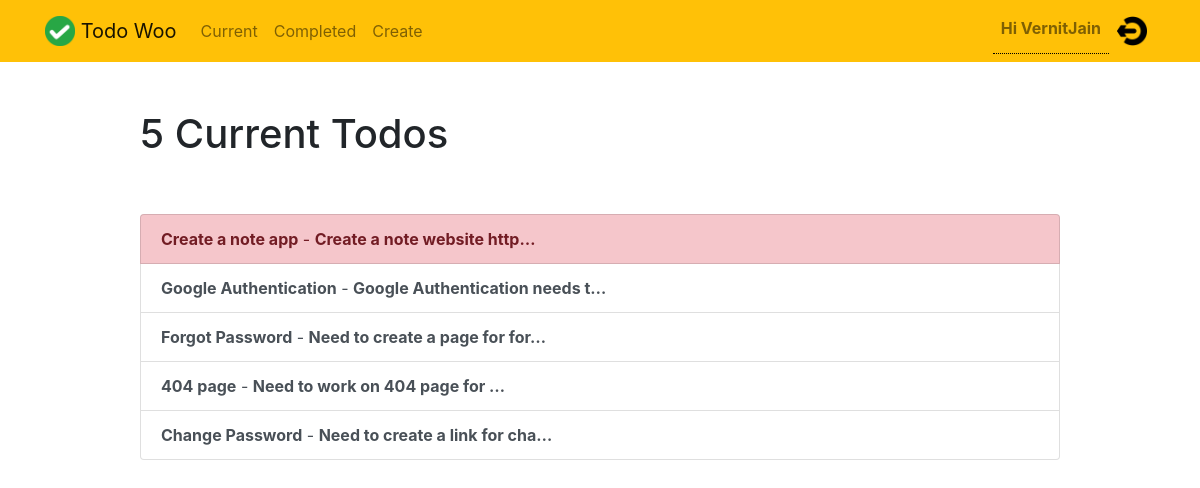
Page /todowoo/current/ (signed in) on the earlier database version.
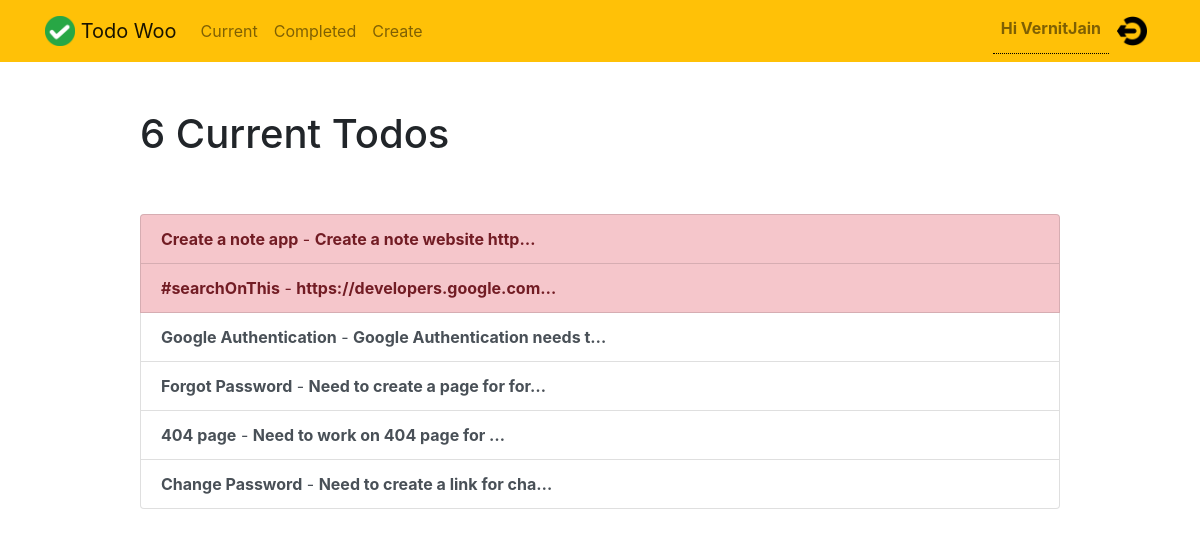
Same page on the later database version.
### todowoo/models.py (models this page shows, shortened)
class Todo(models.Model):
    title= models.CharField(max_length=100)
    memo = models.TextField(blank=True)
    created = models.DateTimeField(auto_now_add=True)
    datecompleted=models.DateTimeField(null=True, blank=True)
    important = models.BooleanField(default=False)
    user = models.ForeignKey(User, on_delete=models.CASCADE)
    deleteTodoOrNot = models.BooleanField(default=False)

### todowoo/views.py (the view)
# urls.py: path('current/', views.currenttodos, name='currenttodos'),
def currenttodos(request):
    todos = Todo.objects.filter(user = request.user, datecompleted__isnull = True, deleteTodoOrNot = False)
    return render(request, 'todowoo/currenttodos.html',{'todos': todos})

### todowoo/templates/todowoo/currenttodos.html
{% extends "todowoo/base.html" %}
{% block content %}
    <div class="row justify-content-center mt-5">
        <div class="col-md-10">
            {% if todos %}
                 <h1>{{ todos.count }} Current Todo{{ todos.count|pluralize }}</h1>
            {% else %}
                           <h1>Current Todos</h1>
            {% endif %}
        </div>
    </div>
    <div class="row justify-content-center mt-5">
        <div class="col-md-10">
        {% if todos %}
            <div class="list-group">
                {% for todo in todos %}
                  {% if todo.important %}
                    <a href="{% url 'todowoo:viewtodo' todo.id %}" class="list-group-item list-group-item-action list-group-item-danger"><b>{{ todo.title }}</b>{% if todo.memo %} - <b>{{ todo.memo|truncatechars:30 }}</b>{% endif %}</a>
                  {% endif %}
                {% endfor %}
                {% for todo in todos %}
                  {% if not todo.important %}
                    <a href="{% url 'todowoo:viewtodo' todo.id %}" class="list-group-item list-group-item-action"><b>{{ todo.title }}</b>{% if todo.memo %} - <b>{{ todo.memo|truncatechars:30 }}</b>{% endif %}</a>
                  {% endif %}
                {% endfor %}
            </div>
        {% else %}
            <div class="text-center">
                <h2>Looks like you don't have any todos! Nice work.</h2>
            <br>
            <a role="button" class="btn btn-primary" href="{% url 'todowoo:createtodo' %}">New Todo</a>
            </div>
        {% endif %}
        </div>
    </div>
{% endblock %}

Differences in the rows shown:
added Todo: title "#searchOnThis", memo "https://developers.google.com…", shown under "6 Current Todos"
Other differences:
{{ todos.count }}: "5" → "6"
